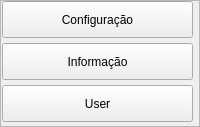
           <widget class="QFrame" name="frame_conteiner_left_menu_bottom">
            <property name="styleSheet">
             <string notr="true"/>
            </property>
            <property name="frameShape">
             <enum>QFrame::StyledPanel</enum>
            </property>
            <property name="frameShadow">
             <enum>QFrame::Raised</enum>
            </property>
            <layout class="QVBoxLayout" name="verticalLayout_2">
             <property name="spacing">
              <number>5</number>
             </property>
             <property name="leftMargin">
              <number>1</number>
             </property>
             <property name="topMargin">
              <number>0</number>
             </property>
             <property name="rightMargin">
              <number>6</number>
             </property>
             <property name="bottomMargin">
              <number>4</number>
             </property>
             <item>
              <widget class="PyPushButton" name="btn_setting">
               <property name="minimumSize">
                <size>
                 <width>37</width>
                 <height>37</height>
                </size>
               </property>
               <property name="maximumSize">
                <size>
                 <width>1234</width>
                 <height>37</height>
                </size>
               </property>
               <property name="text">
                <string>Configuração</string>
               </property>
               <property name="icon">
                <iconset>
                 <normaloff>../../../images/svg_icons/icon_setting.svg</normaloff>../../../images/svg_icons/icon_setting.svg</iconset>
               </property>
               <property name="iconSize">
                <size>
                 <width>28</width>
                 <height>28</height>
                </size>
               </property>
              </widget>
             </item>
             <item>
              <widget class="PyPushButton" name="btn_info">
               <property name="minimumSize">
                <size>
                 <width>37</width>
                 <height>37</height>
                </size>
               </property>
               <property name="maximumSize">
                <size>
                 <width>1234</width>
                 <height>37</height>
                </size>
               </property>
               <property name="text">
                <string>Informação</string>
               </property>
               <property name="icon">
                <iconset>
                 <normaloff>../../../images/svg_icons/icon_information.svg</normaloff>../../../images/svg_icons/icon_information.svg</iconset>
               </property>
               <property name="iconSize">
                <size>
                 <width>27</width>
                 <height>27</height>
                </size>
               </property>
              </widget>
             </item>
             <item>
              <widget class="PyPushButton" name="btn_user">
               <property name="minimumSize">
                <size>
                 <width>37</width>
                 <height>37</height>
                </size>
               </property>
               <property name="maximumSize">
                <size>
                 <width>1234</width>
                 <height>37</height>
                </size>
               </property>
               <property name="text">
                <string>User</string>
               </property>
               <property name="icon">
                <iconset>
                 <normaloff>../../../images/svg_images/daniel.jpg</normaloff>../../../images/svg_images/daniel.jpg</iconset>
               </property>
               <property name="iconSize">
                <size>
                 <width>34</width>
                 <height>39</height>
                </size>
               </property>
              </widget>
             </item>
            </layout>
           </widget>
